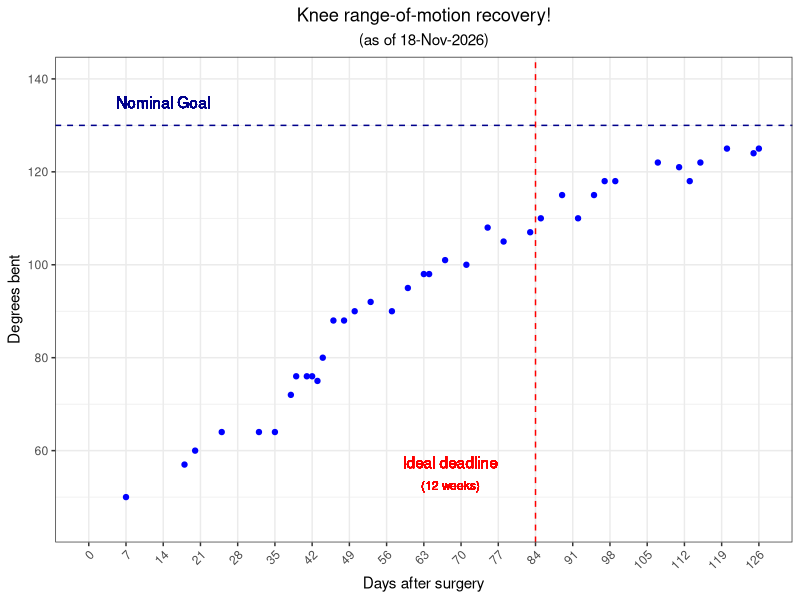

Write the R code that produced this figure.
library(tidyverse)

df <- read.table("knee-range-of-motion.tsv", sep = "\t", header = TRUE)

curr_date <- format(Sys.time(), "%d-%b-%Y")

## plotting with days on X axis
max_day_for_plot <- ceiling(df[2] %>% max() / 7) * 7

plot <- ggplot(df, aes(x = Days.after.surgery, y = Degrees.bent)) + geom_point(color = "blue") +
    labs(y = "Degrees bent", x = "Days after surgery", title = "Knee range-of-motion recovery!",
         subtitle = paste0("(as of ", curr_date, ")")) +
    ylim(45,140) +
    scale_x_continuous(breaks=seq(0,max_day_for_plot,7), limits = c(0,max_day_for_plot), minor_breaks = NULL) +
    geom_hline(yintercept = 130, linetype = "dashed", color = "darkblue") +
    geom_text(x = 14, y = 135, label = "Nominal Goal", color = "darkblue") +
    geom_vline(xintercept = 84, linetype = "dashed", color = "red") +
    geom_text(x = 68, y = 57.5, label = "Ideal deadline", color = "red") +
    geom_text(x = 68, y = 52.5, label = "(12 weeks)", color = "red", size = 3) +
    theme_bw() +
    theme(plot.title = element_text(hjust = 0.5), plot.subtitle = element_text(hjust = 0.5)) +
    theme(axis.text.x = element_text(angle = 45, hjust = 1, vjust = 1))


## plotting with weeks on X axis
# num_total_weeks <- ceiling(df[2] %>% max() / 7)
#
# plot <- ggplot(df, aes(x = Days.after.surgery / 7, y = Degrees.bent)) + geom_point(color = "blue") +
#     labs(y = "Degrees bent", x = "Weeks after surgery", title = "Knee range-of-motion recovery!",
#          subtitle = paste0("(", curr_date, ")")) +
#     ylim(45,140) +
#     scale_x_continuous(breaks=seq(0, num_total_weeks, 1), limits = c(0, num_total_weeks), minor_breaks = NULL) +
#     geom_hline(yintercept = 130, linetype = "dashed", color = "darkblue") +
#     geom_text(x = 1, y = 135, label = "GOAL", color = "darkblue") +
#     geom_vline(xintercept = 12, linetype = "dashed", color = "red") +
#     geom_text(x = 10.35, y = 55.45, label = "Ideal deadline", color = "red") +
#     theme_bw() +
#     theme(plot.title = element_text(hjust = 0.5), plot.subtitle = element_text(hjust = 0.5))

# writing out pdf
pdf(paste0(curr_date, "-knee-ROM-progress.pdf"), width = 5, height = 4)
plot
dev.off()
